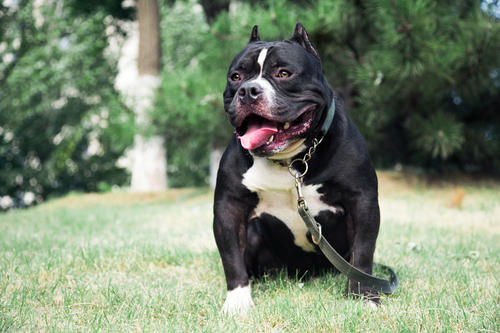
#> input picture chapter06/代码/test.jpg, 500 x 333 px
$ python image_handling.py   (older library calls are emulated)
#> lines starting #> are read from the running program, lines starting #| are printed output that depends on the picture
# -*- coding: utf-8 -*-
"""
Spyder Editor

Create by Zhuo
"""

import cv2    #导入Opencv库
import matplotlib.pyplot as plt
import numpy as np
img = cv2.imread('test.jpg',0)    #用灰度通道读取图像
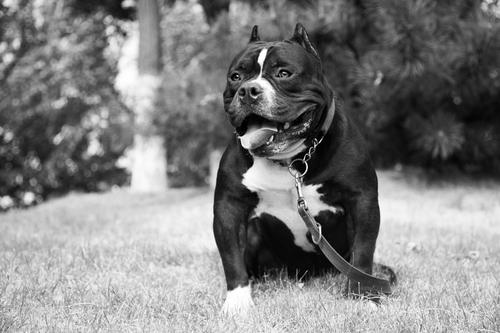
#> img: shape (333, 500); min 0, max 255, mean 127.7

"""提示：运行时可以将不需要的部分注释掉，并调整画图代码的参数显示图像"""

"""核处理"""
kernels = np.array([[0.0625,0.125,0.0625],
                    [0.125,0.25,0.125],
                    [0.0625,0.125,0.0625]])   #定义图像核
img_blur = cv2.filter2D(img,-1,kernels)

"""图像缩放"""
img_resize = cv2.resize(img,(96,96),interpolation=cv2.INTER_NEAREST)
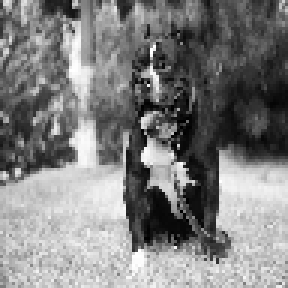
#> img_resize: shape (96, 96) (shown 3 times larger); min 0, max 255, mean 127.3
  #通过第二个参数设置目标图像的尺寸

"""边缘检测"""
Gmax = np.max(img_resize)    #估算最大梯度
#> Gmax = 255
Tl = int(Gmax*1/3)    #计算低阀值
#> Tl = 85
Th = int(Gmax*2/3)    #计算高阀值
#> Th = 170
img_canny = cv2.Canny(img,Tl,Th)   #Canny边缘检验
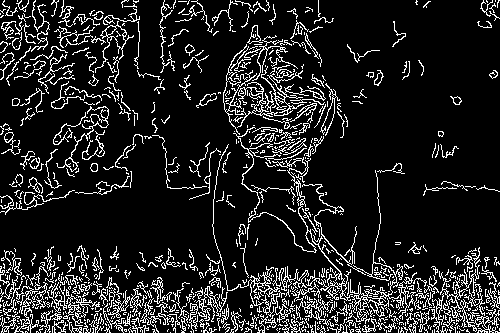
#> img_canny: shape (333, 500); 13.2% white in thin lines or dots
sobelXY = cv2.Sobel(img, cv2.CV_64F, 1, 1, ksize=3)   #进行sobel检验
laplacian = cv2.Laplacian(img, cv2.CV_64F, ksize=3)   #进行拉普拉斯检验
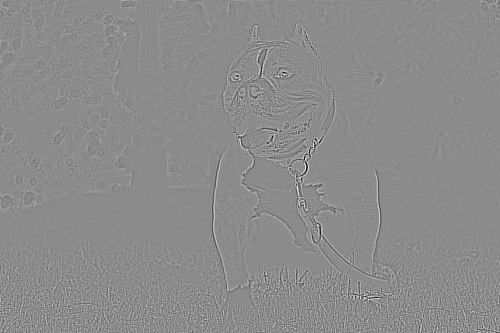
#> laplacian: shape (333, 500) float64; min -1300, max 1068, mean 0; drawn with min black and max white
sobelXY = cv2.convertScaleAbs(sobelXY)   #将结果有浮点数转化为整数
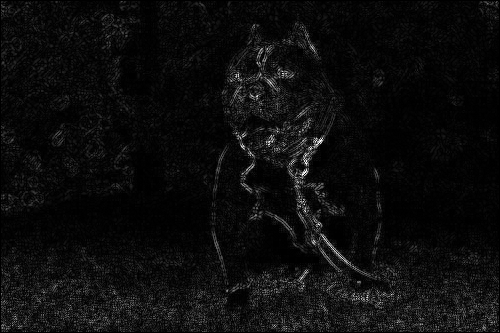
#> sobelXY: shape (333, 500); min 0, max 255, mean 12.5
laplacian = cv2.convertScaleAbs(laplacian)
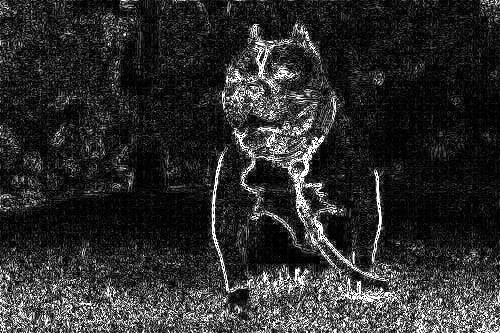
#> laplacian: shape (333, 500); min 0, max 255, mean 45
#
"""边角检测"""
img_corners = cv2.cornerHarris(img,2,5,0.06)
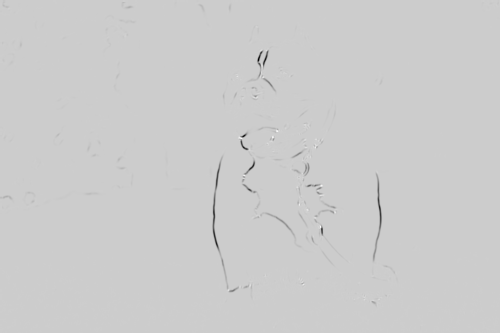
#> img_corners: shape (333, 500) float32; min -1.89, max 0.461, mean -0.00536; drawn with min black and max white


"""灰度图像转特征"""
img_rs = cv2.resize(img,(10,10),interpolation=cv2.INTER_LINEAR)
#使用双线性插值法缩放图像，目标图像为10X10
img_fea = img_rs.flatten()   #图像转特征
#> img_fea = 100 values, max 251 at index 22, min 6 at index 39, mean 121.7

""""彩色图像转特征"""
img = cv2.imread('test.jpg',1)    #用三通道读取图像
#> img is the input picture: shape (333, 500, 3); mean B, G, R 111.9, 134.1, 121.2
img = cv2.cvtColor(img,cv2.COLOR_BGR2RGB)   #将BGR编码转为RGB
channels = ["R","G","B"]
for i, channel in enumerate(channels):    #遍历三个通道
    hist = cv2.calcHist([img],[i],None,[256],[0,256])  #计算频数分布
#> (the run stopped early here; a loop or call above may not have finished)
